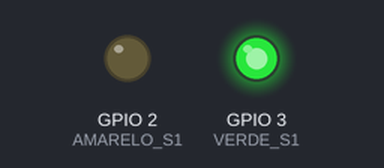
A program run on a simulated ESP32. Parts: output pins drawn as LEDs (lit = HIGH).

Above: at 0.0 s.
At 0.6 s:
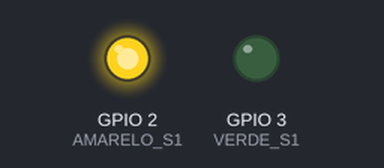
Timing chart, 0 to 2.1 s (numbered marks = the images above):
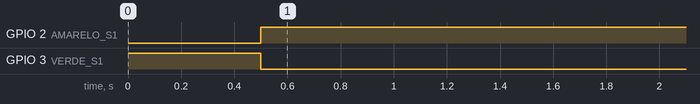

Measured:
- by itself, GPIO 2 (AMARELO_S1): LOW → HIGH at 0.50 s
- by itself, GPIO 3 (VERDE_S1): LOW → HIGH at 0.00 s, → LOW 0.50 s later

The program:

main.cpp
```cpp
// (licence header left out)
#include <Arduino.h>
#include <FreeRTOS.h>
#include "stl_structs.hpp"
#include "global.hpp"
#include "WiFi.h"
#include "SPIFFS.h"
#include <string.h>
#include <stdio.h>
#include <stdlib.h>
#include <cstdlib>
#include <string>


void setup()
{
  init_all_pins();

  xTaskCreate(init_hardware,
              "init_hardware",
              HARDWARE_SIZE_TSK,
              NULL,
              5,
              NULL);

}

void loop()
{

}
```

global.hpp
```cpp
// (licence header left out)
#ifndef _GLOBALS_HPP_

    #define _GLOBALS_HPP_

    #include <Arduino.h>

    #define VERDE_S1    3
    #define AMARELO_S1  2
    #define VERMELHO_S1 1

    #define VERDE_S2    6
    #define AMARELO_S2  4
    #define VERMELHO_S2 5

    /**
     * @brief Versão de Firmware da placa.
     *
     */
    // char version_firmware[11];

    void init_hardware(void *pvParameters);
    void init_all_pins(void);

#endif
```

stl_structs.hpp
```cpp
// (licence header left out)
#ifndef _STL_STRUCTS_HPP_

    #define _STL_STRUCTS_HPP_

    #include <Arduino.h>

    #define ZERO_C 2
    #define HARDWARE_SIZE_TSK 1000


    typedef enum _FASE_SEMAFORO
    {
        VERDE = 0,
        AMARELO = 1,
        VERMELHO = 2,
    } fase_semaforica;

    typedef struct stl_structs
    {
        /* data */
    } Semafore;


#endif
```

dimmer.c
```cpp
// (licence header left out)
#include <Arduino.h>
#include <stdio.h>
#include <stdlib.h>
#include "stl_structs.hpp"

/**
 * @brief Inicialização do dimmer.
 *
 * @return retorna sempre 0 se ok
 */
int dimmer_init(void)
{
    /*
     *
     */
    return 0;
}

/**
 * @brief Get the zero cross object
 *
 * @return Retorna sempre 0 se verdadeiro
 */
int get_zero_cross(void)
{
    digitalRead(ZERO_C);
}
```

global.cpp
```cpp
// (licence header left out)
#include <Arduino.h>
#include "global.hpp"
#include "stl_structs.hpp"


/**
 * @brief Versão de firmware da placa
 *
 */
char version_firmware[11] = "20210505-1";

/**
 * @brief Task responsável por inicializar o harsware da placa
 *
 * @param pvParameters parâmetros pasados para a task
 */
void init_hardware(void *pvParameters)
{
    digitalWrite(VERDE_S1, HIGH);
    digitalWrite(AMARELO_S1, LOW);
    vTaskDelay(500/portTICK_PERIOD_MS);

    digitalWrite(VERDE_S1, LOW);
    digitalWrite(AMARELO_S1, HIGH);
    vTaskDelay(500/portTICK_PERIOD_MS);


}

void init_all_pins(void)
{
    pinMode(AMARELO_S1, OUTPUT);
    pinMode(VERDE_S1, OUTPUT);
}
```
